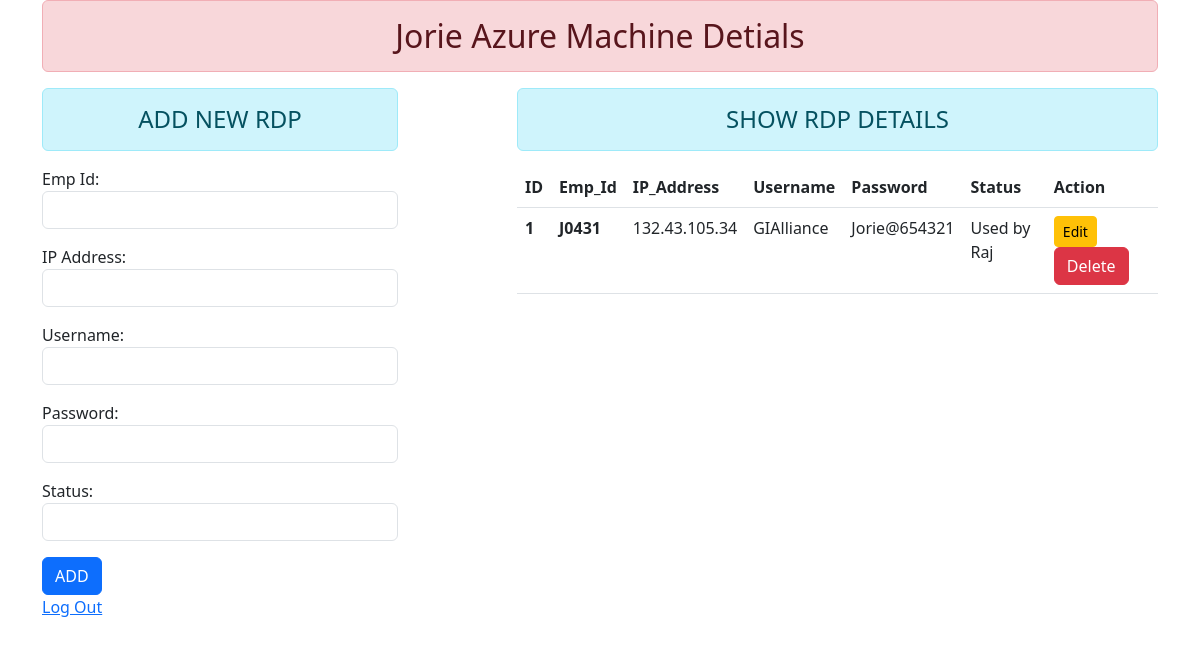
Before: / with the older database file.
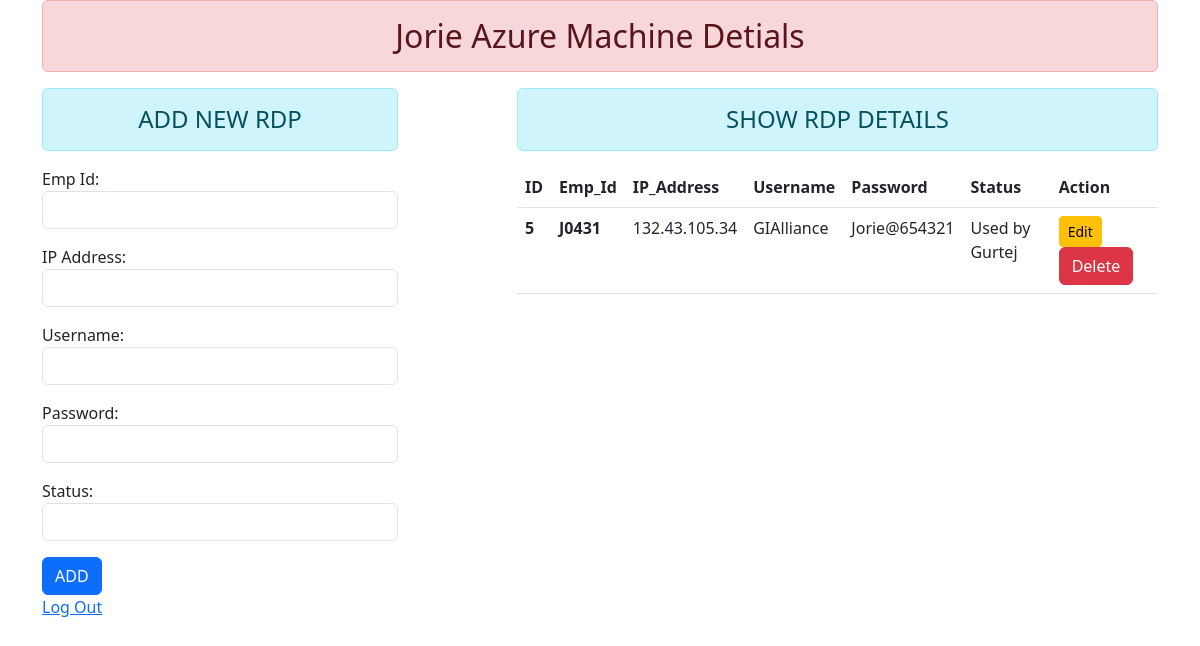
After: the same page with the newer database file.
### app1/models.py (models this page shows)
class user_rdp(models.Model):
    Emp_Id=models.CharField(max_length=10)
    IP_Address=models.CharField(max_length=20)
    Username=models.CharField(max_length=20)
    Password=models.CharField(max_length=100)
    Status=models.CharField(max_length=100)

### app1/views.py (the view)
# urls.py: path('',views.add_show,name='addandshow'),
def add_show(request):
    if request.method=="POST":
        fm=RDPRegistration(request.POST)
        if fm.is_valid():
            Emp_id=fm.cleaned_data['Emp_Id']
            ip_add=fm.cleaned_data['IP_Address']
            user_name=fm.cleaned_data['Username']
            passw=fm.cleaned_data['Password']
            sta=fm.cleaned_data['Status']
            regis=user_rdp(Emp_Id=Emp_id,IP_Address=ip_add,Username=user_name,Password=passw,Status=sta) #Stroring Data into database
            regis.save()
    else:
        fm=RDPRegistration()
    stud=user_rdp.objects.all()
    return render(request,'app1/addandshow.html',{'form':fm,'stu':stud})

### app1/forms.py
class RDPRegistration(forms.ModelForm):
    class Meta:
        model=user_rdp
        fields=['Emp_Id','IP_Address','Username','Password','Status']
        widgets={
            'Emp_Id' : forms.TextInput(attrs={'class':'form-control'}),
            'IP_Address': forms.TextInput(attrs={'class':'form-control'}),
            "Username":forms.TextInput(attrs={'class':'form-control'}),
            "Password":forms.TextInput(attrs={'class':'form-control'}),
            "Status":forms.TextInput(attrs={'class':'form-control'})
            }

### app1/templates/app1/addandshow.html (shortened to what this page needs)
{% extends 'app1/base.html' %}
{% block content %}
<div class="row">
    <div class="col-sm-4">
        <h4 class="text-center alert alert-info">ADD NEW RDP</h4>
        <form action="" method="POST">
            {{form.as_p}}
            <input type='submit' class='btn btn-primary' value="ADD">
        </form>
    </div>
<div class="col-sm-7 offset-1">
    <h4 class="text-center alert alert-info">SHOW RDP DETAILS</h4>
    {% if stu %}
    <table class="table">
        <thead>
            <tr>
            <th scope="col">ID</th>
            <th scope="col">Emp_Id</th>
            <th scope="col">IP_Address</th>
            <th scope="col">Username</th>
            <th scope="col">Password</th>
            <th scope="col">Status</th>
            <th scope='col'>Action</th>
            </tr>
        </thead>
        <tbody>
            {% for st in stu %}
            <tr>
                <th scope="row">{{st.id}}</th>
                <th scope="row">{{st.Emp_Id}}</th>
                <td>{{st.IP_Address}}</td>
                <td>{{st.Username}}</td>
                <td>{{st.Password}}</td>
                <td>{{st.Status}}</td>
                <td>
                    <a href="{% url 'update' st.id %}" class="btn btn-warning btn-sm">Edit</a>
                    <form action="{% url 'deletedata' st.id %}" method="post" class="d-inline">
                        <input type='submit' class='btn btn-danger' value="Delete">
                    </form>
                </td>
            </tr>
            {% endfor %}
        </tbody>
        </table>
    {% else %}
        <h4 class="text-center alert alert-warning">No Record</h4>
    {% endif %}
</div>
<a href="{% url 'logout' %}" >Log Out</a>
</div>
{% endblock content %}

### app1/templates/app1/base.html (shortened to what this page needs)
<!DOCTYPE html>
{% load static %}
<html>
    <head>
        <link rel="stylesheet" href="{% static 'app1/css/bootstrap.css'%}">
    </head>
<body>
    <div class="container" mt-5>
    <h2 class="text-center alert alert-danger">Jorie Azure Machine Detials</h2>
    {% block content %} {% endblock content %}
    </div>
</body>
</html>

Changed rows visible on the page:
removed user_rdp: id "1", Emp_Id "J0431", IP_Address "132.43.105.34", Username "GIAlliance", Password "Jorie@654321", Status "Used by Raj"
added user_rdp: id "5", Emp_Id "J0431", IP_Address "132.43.105.34", Username "GIAlliance", Password "Jorie@654321", Status "Used by Gurtej"
